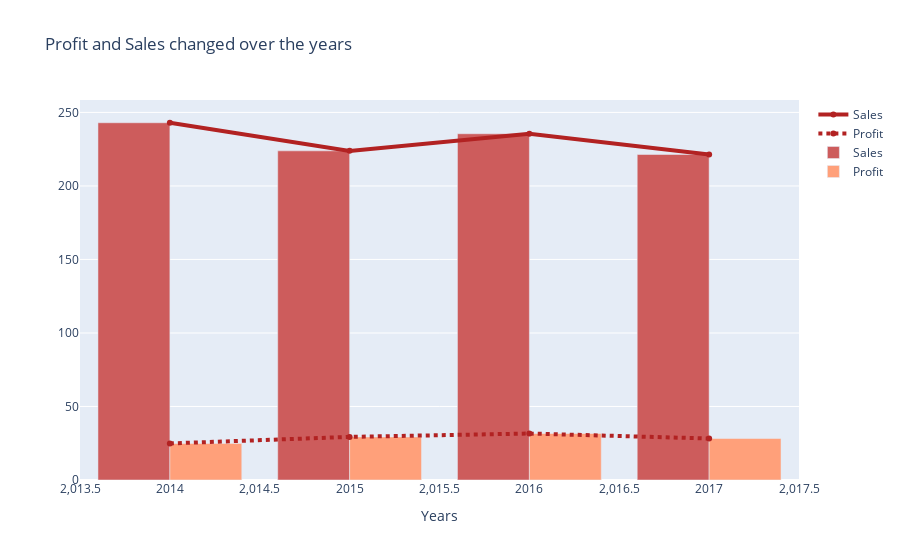

Here is the notebook cell this chart was saved with:
### Code cell
fig = go.Figure()
fig.add_trace(go.Scatter(x=profit_sales_data["Year"], y=profit_sales_data["Sales"], name='Sales',
                         line=dict(color='firebrick', width=4)))
fig.add_trace(go.Scatter(x=profit_sales_data["Year"], y=profit_sales_data["Profit"], name='Profit',
                         line = dict(color='firebrick', width=4, dash='dot')))
fig.add_bar(x=profit_sales_data["Year"], y=profit_sales_data["Sales"], name='Sales', marker_color='indianred')
fig.add_trace(go.Bar(x=profit_sales_data["Year"], y=profit_sales_data["Profit"], name='Profit', marker_color='lightsalmon'))
fig.update_layout(title='Profit and Sales changed over the years',
                   xaxis_title='Years',
                   yaxis_title='')
fig.show()

### Figure 1 — Plotly figure (JSON) as saved in the notebook; plotly's stock layout.template omitted (floating-point values rounded to 4 significant figures)
{"data": [{"line": {"color": "firebrick", "width": 4}, "name": "Sales", "type": "scatter", "x": [2014, 2015, 2016, 2017], "y": [243.0, 223.8, 235.5, 221.4]}, {"line": {"color": "firebrick", "dash": "dot", "width": 4}, "name": "Profit", "type": "scatter", "x": [2014, 2015, 2016, 2017], "y": [24.86, 29.31, 31.62, 28.21]}, {"marker": {"color": "indianred"}, "name": "Sales", "type": "bar", "x": [2014, 2015, 2016, 2017], "y": [243.0, 223.8, 235.5, 221.4]}, {"marker": {"color": "lightsalmon"}, "name": "Profit", "type": "bar", "x": [2014, 2015, 2016, 2017], "y": [24.86, 29.31, 31.62, 28.21]}], "layout": {"title": {"text": "Profit and Sales changed over the years"}, "xaxis": {"title": {"text": "Years"}}, "yaxis": {"title": {"text": ""}}}}
